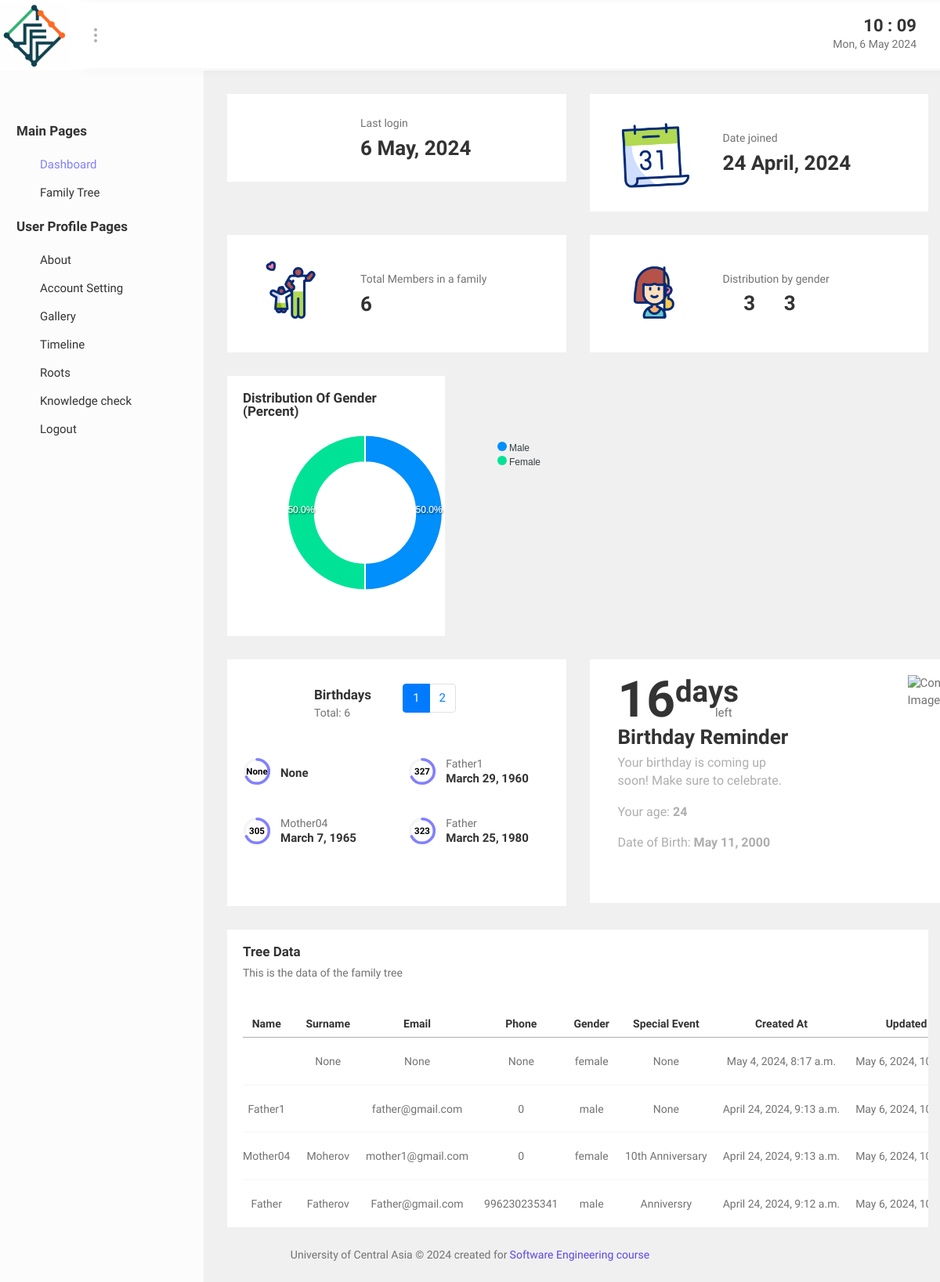
The app's page /home/ (signed in), older data.
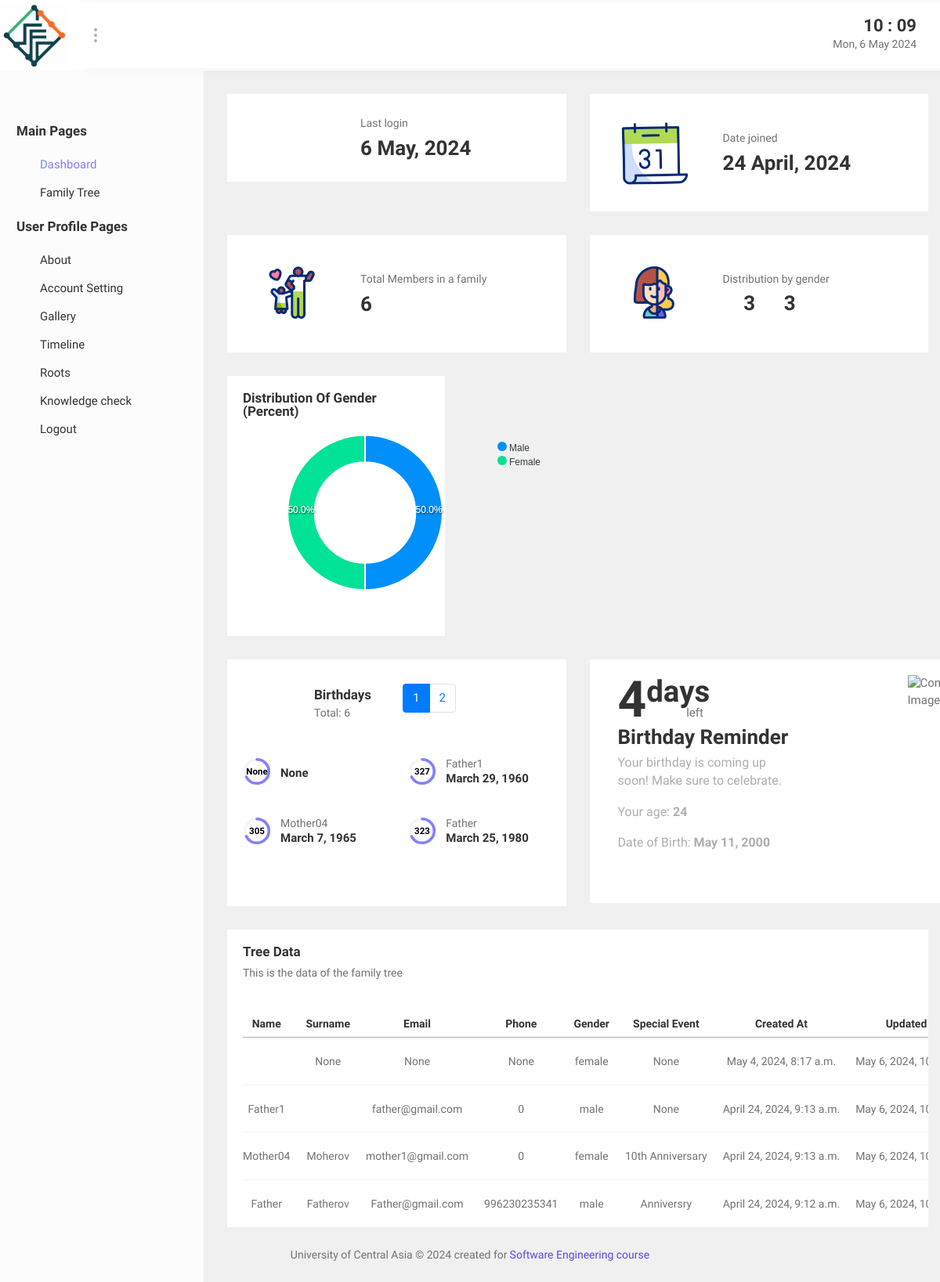
The same page, newer data.
### apps/core/models.py (models this page shows, shortened)
class PersonalInfo(models.Model):
    user = models.OneToOneField(CustomUser, on_delete=models.CASCADE, related_name='personal_info')
    bio = models.TextField(max_length=500, blank=True)
    age = models.IntegerField(null=True, blank=True)
    position = models.CharField(max_length=30, blank=True)
    address = models.CharField(max_length=30, blank=True)
    birth_date = models.DateField(null=True, blank=True)
    days_until_birthday = models.IntegerField(null=True, blank=True)
    upcoming_age = models.IntegerField(null=True, blank=True)
    phone_number = models.CharField(max_length=15, blank=True)
    instagram = models.CharField(max_length=50, blank=True)
    facebook = models.CharField(max_length=50, blank=True)
    twitter = models.CharField(max_length=50, blank=True)
    linkedin = models.CharField(max_length=50, blank=True)
    background_image = models.ImageField(upload_to='background_images/', null=True, blank=True)

### apps/core/views.py (the view)
# urls.py: path('home/', views.home, name='home'),
@login_required(login_url='/')
def home(request):
    try:
        if request.user.is_authenticated:
            try:
                personal_info = PersonalInfo.objects.get(user=request.user)
            except PersonalInfo.DoesNotExist:
                logger.exception("PersonalInfo does not exist for the current user.")
                personal_info = None
            try:
                user_family_nodes = FamilyNode.objects.filter(user=request.user).exclude(id__isnull=True).order_by('date_of_birth')
            except FamilyNode.DoesNotExist:
                logger.exception("FamilyNode does not exist for the current user.")
                user_family_nodes = None
            total_members = user_family_nodes.count()
            total_male = user_family_nodes.filter(gender='male').count()
            total_female = user_family_nodes.filter(gender='female').count()
            for node in user_family_nodes:
                try:
                    if node.date_of_birth:
                        date_of_birth_obj = node.date_of_birth
                        today = timezone.now().date()
                        birthday = date_of_birth_obj.replace(year=today.year)
                        if birthday < today:
                            birthday = birthday.replace(year=today.year + 1)
                        node.days_until_birthday = (birthday - today).days
                        node.save()
                except Exception as e:
                    logger.exception("An error occurred in home view birthday calculation: %s", str(e))
            for node in user_family_nodes:
                try:
                    if node.mid == node.id:
                        node.relationship = "Mother"
                    elif node.fid == node.id:
                        node.relationship = "Father"
                    elif node.pids and node.id in node.pids:
                        node.relationship = "Parent"
                    else:
                        node.relationship = "Other"
                    node.save()
                except Exception as e:
                    logger.exception("An error occurred in home view relationship calculation: %s", str(e))
            paginator = Paginator(user_family_nodes, 4)
            page_number = request.GET.get('page')
            try:
                user_family_nodes_page = paginator.page(page_number)
            except PageNotAnInteger:
                user_family_nodes_page = paginator.page(1)
            except EmptyPage:
                user_family_nodes_page = paginator.page(paginator.num_pages)
            context = {
                'user': request.user,
                'personal_info': personal_info,
                'user_family_nodes': user_family_nodes_page,
                'total_members': total_members,
                'total_male': total_male,
                'total_female': total_female,
            }
            return render(request, 'core/index.html', context)
        else:
            return render(request, 'core/index.html')
    except Exception as e:
        logger.exception("An error occurred in home view: %s", str(e))
        return render(request, 'core/miscellaneous/404.html')

### apps/famTree/models.py (called while the page is built)
    def save(self, *args, **kwargs):
        if self.phone == '':
            self.phone = 0
        super(FamilyNode, self).save(*args, **kwargs)

### templates/core/index.html (shortened to what the changed rows need)
<!DOCTYPE html>
{% load static %}
<html lang="zxx">
<head>
   <link rel="stylesheet" href="{% static 'bootstrap/css/bootstrap.min.css' %}">
   <link rel="stylesheet" href="{% static 'fonts/icofont/icofont.min.css' %}">
   <link rel="stylesheet" href="{% static 'plugins/perfect-scrollbar/perfect-scrollbar.min.css' %}">
   <link rel="stylesheet" href="{% static 'plugins/apex/apexcharts.css' %}">
   <link rel="stylesheet" href="{% static 'css/style.css' %}">
</head>
<body>
   <div class="wrapper">
      <div class="main-wrapper">
         <div class="main-content">
            <div class="container-fluid">
               <div class="row">
                  <div class="col-xl-6 col-lg-12" >
                     <div class="row">
                        <div class="col-sm-6">
                           <div class="card" style="width: 170%; height: 90%;">
                              <div class="card-body">
                                  <div class="d-flex">
                                    <div class="increase ml-3">
                                       <div class="card-title d-flex align-items-end mb-2">
                                           {% if personal_info.days_until_birthday %}
                                               <h2>{{ personal_info.days_until_birthday }}<sup>days</sup></h2>
                                               <p class="font-10">left</p>
                                           {% else %}
                                               <h3>No birthday date set for {{ user.first_name }}</h3>
                                           {% endif %}
                                       </div>
                                       {% if personal_info.days_until_birthday %}
                                           <p class="font-16">Your birthday is coming up soon! Make sure to celebrate.</p>
                                           <p class="font-16">Your age: <b>{{ personal_info.age }}</b></p>
                                           <p class="font-16">Date of Birth: <b>{{ personal_info.birth_date }}</b></p>
                                       {% else %}
                                           <p class="font-16"><a href="{% url 'edit_profile' %}">Set your date</a> to see how many days are left until your birthday.</p>
                                       {% endif %}
                                   </div>
                                  </div>
                              </div>
                          </div>
                        </div>
                     </div>
                  </div>
                  <div class="col-xl-12">
                     <div class="card">
                        <div class="table-responsive">
                           <table class="style--three table-centered text-nowrap">
                              <thead>
                                 <tr>
                                    <th class="text-center">Name</th>
                                    <th class="text-center">Surname</th>
                                    <th class="text-center">Email</th>
                                    <th class="text-center">Phone</th>
                                    <th class="text-center">Gender</th>
                                    <th class="text-center">Special Event</th>
                                    <th class="text-center">Created At</th>
                                    <th class="text-center">Updated At</th>
                                 </tr>
                             </thead>
                           </table>
                        </div>
                     </div>
                  </div>
               </div>
            </div>
         </div>
      </div>
   </div>
</body>
</html>

Row changes from the older to the newer data that the page shows:
changed PersonalInfo: days_until_birthday "16" → "4"
